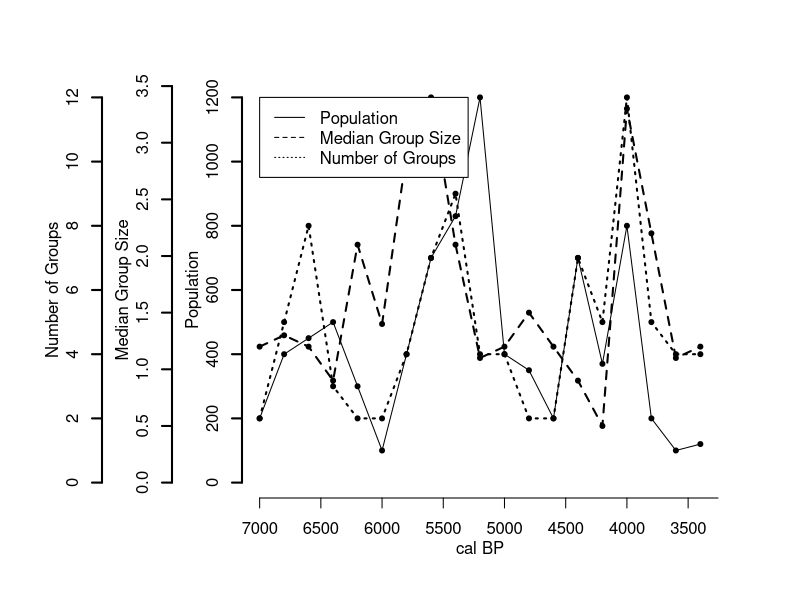

Reproduce this figure in R.
#Create Dataset

time<-seq(7000,3400,-200)
pop<-c(200,400,450,500,300,100,400,700,830,1200,400,350,200,700,370,800,200,100,120)
grp<-c(2,5,8,3,2,2,4,7,9,4,4,2,2,7,5,12,5,4,4)
med<-c(1.2,1.3,1.2,0.9,2.1,1.4,2.9,3.4,2.1,1.1,1.2,1.5,1.2,0.9,0.5,3.3,2.2,1.1,1.2)


#Define Margins. The trick is to use give as much space possible on the left margin (second value)
par(mar=c(5, 12, 4, 4) + 0.1)




#Plot the first time series. Notice that you don't have to draw the axis nor the labels


plot(time, pop, axes=F, ylim=c(0,max(pop)), xlab="", ylab="",type="l",col="black", main="",xlim=c(7000,3400))
points(time,pop,pch=20,col="black")
axis(2, ylim=c(0,max(pop)),col="black",lwd=2)
mtext(2,text="Population",line=2)

#Plot the second time series. The command par(new=T) is handy here. If you just need to plot two timeseries, you could also use the right vertical axis as well. In that case you have to substitute "2" with "4" in the functions axis() and mtext(). Notice that in both functions lines is increased so that the new axis and its label is placed to the left of the first one. You don't need to increase the value if you use the right vertical axis.


par(new=T)
plot(time, med, axes=F, ylim=c(0,max(med)), xlab="", ylab="", 
     type="l",lty=2, main="",xlim=c(7000,3400),lwd=2)
axis(2, ylim=c(0,max(med)),lwd=2,line=3.5)
points(time, med,pch=20)
mtext(2,text="Median Group Size",line=5.5)


#Plot the third time series. Again the line parameter are both further increased.


par(new=T)
plot(time, grp, axes=F, ylim=c(0,max(grp)), xlab="", ylab="", 
     type="l",lty=3, main="",xlim=c(7000,3400),lwd=2)
axis(2, ylim=c(0,max(grp)),lwd=2,line=7)

points(time, grp,pch=20)
mtext(2,text="Number of Groups",line=9)


#We can now draw the X-axis, which is of course shared by all the three time-series.


axis(1,pretty(range(time),10))
mtext("cal BP",side=1,col="black",line=2)


#And then plot the legend.


legend(x=7000,y=12,legend=c("Population","Median Group Size","Number of Groups"),lty=c(1,2,3))
